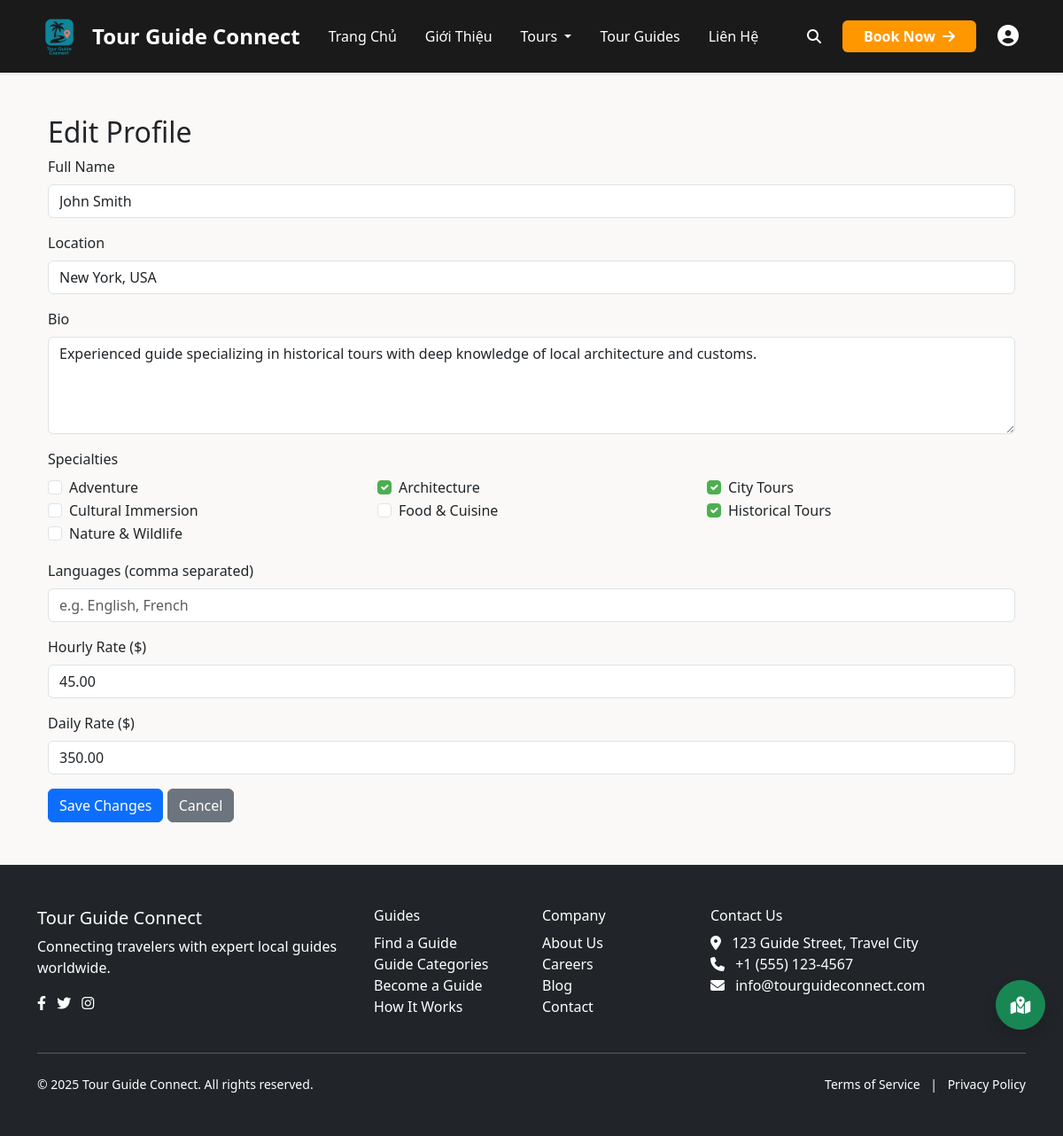
The app's page /guide/edit-profile (signed in) with its own data.
### tables this page shows
CREATE TABLE guide_profiles (
    id INT AUTO_INCREMENT PRIMARY KEY,
    user_id INT NOT NULL UNIQUE,
    bio TEXT NOT NULL,
    location VARCHAR(100) NOT NULL,
    experience_years INT NOT NULL DEFAULT 0,
    hourly_rate DECIMAL(10, 2) NOT NULL,
    daily_rate DECIMAL(10, 2) NOT NULL,
    available BOOLEAN NOT NULL DEFAULT TRUE,
    featured BOOLEAN NOT NULL DEFAULT FALSE,
    availability_calendar JSON NULL,
    avg_rating DECIMAL(3, 2) DEFAULT 0,
    total_reviews INT DEFAULT 0,
    verified BOOLEAN NOT NULL DEFAULT FALSE,
    certification_info TEXT NULL,
    payment_info TEXT NULL,
    profile_image VARCHAR(255) DEFAULT NULL,
    FOREIGN KEY (user_id) REFERENCES users(id) ON DELETE CASCADE
);

CREATE TABLE users (
    id INT AUTO_INCREMENT PRIMARY KEY,
    name VARCHAR(100) NOT NULL,
    email VARCHAR(100) NOT NULL UNIQUE,
    google_id VARCHAR(255) NULL,
    password VARCHAR(255) NOT NULL,
    user_type ENUM('user', 'guide', 'admin') NOT NULL DEFAULT 'user',
    profile_image VARCHAR(255) DEFAULT 'default.jpg',
    created_at TIMESTAMP DEFAULT CURRENT_TIMESTAMP,
    updated_at TIMESTAMP DEFAULT CURRENT_TIMESTAMP ON UPDATE CURRENT_TIMESTAMP,
    last_login TIMESTAMP NULL,
    status ENUM('active', 'inactive', 'pending', 'banned') NOT NULL DEFAULT 'pending',
    verification_token VARCHAR(100) NULL,
    reset_token VARCHAR(100) NULL,
    reset_token_expires TIMESTAMP NULL,
    phone VARCHAR(20) NULL,
    address TEXT NULL,
    hobbies TEXT NULL,
    UNIQUE INDEX google_id_idx (google_id)
);

CREATE TABLE specialties (
    id INT AUTO_INCREMENT PRIMARY KEY,
    name VARCHAR(50) NOT NULL UNIQUE,
    description TEXT NULL,
    icon VARCHAR(50) NULL,
    created_at TIMESTAMP DEFAULT CURRENT_TIMESTAMP
);

### app/controllers/GuideController.php (called while the page is built, shortened)
<?php
class GuideController
{
    private $guideModel;
    public function __construct()
    {
        $this->guideModel = new GuideModel();
    }
    private function getGuideProfile($userId)
    {
        if ($this->guideModel && method_exists($this->guideModel, 'getGuideProfileByUserId')) {
            return $this->guideModel->getGuideProfileByUserId($userId);
        }
         $db = new Database();
        $db->query('
            SELECT g.*, u.name, u.email, u.profile_image, u.created_at
            FROM guide_profiles g
            JOIN users u ON g.user_id = u.id
            WHERE u.id = :user_id
        ');
        $db->bind(':user_id', $userId);
        return $db->single();
    }
    private function getGuideSpecialties($guideId)
    {
        if ($this->guideModel && method_exists($this->guideModel, 'getGuideSpecialties')) {
            return $this->guideModel->getGuideSpecialties($guideId);
        }
        $db = new Database();
        $db->query('
            SELECT s.*
            FROM specialties s
            JOIN guide_specialties gs ON s.id = gs.specialty_id
            WHERE gs.guide_id = :guide_id
            ORDER BY s.name
        ');
        $db->bind(':guide_id', $guideId);
        return $db->resultSet();
    }
    private function getGuideLanguages($guideId)
    {
        if ($this->guideModel && method_exists($this->guideModel, 'getGuideLanguages')) {
            return $this->guideModel->getGuideLanguages($guideId);
        }
        $db = new Database();
        $db->query('
            SELECT l.*, gl.fluency_level
            FROM languages l
            JOIN guide_languages gl ON l.id = gl.language_id
            WHERE gl.guide_id = :guide_id
            ORDER BY gl.fluency_level DESC, l.name
        ');
        $db->bind(':guide_id', $guideId);
        return $db->resultSet();
    }
    public function editProfile()
    {
        $userId = $_SESSION['user_id'];
        $guide = $this->getGuideProfile($userId);
        $specialties = $this->getGuideSpecialties($guide->id);
        $languages = $this->getGuideLanguages($guide->id);
        $specialties_str = implode(', ', array_map(fn($s) => $s->name, $specialties));
        $languages_str = implode(', ', array_map(fn($l) => $l->name, $languages));
        $all_specialties = $this->guideModel->getAllSpecialties();
        $selected_specialties = array_map(fn($s) => $s->name, $specialties);
        $data = [
            'guide' => $guide,
            'specialties' => $specialties_str,
            'languages' => $languages_str,
            'all_specialties' => $all_specialties,
            'selected_specialties' => $selected_specialties
        ];
        $this->loadView('tourGuides/edit-profile', $data);
    }
    private function loadView($view, $data = [])
    {
        extract($data);
        require_once VIEW_PATH . '/shares/header.php';
        require_once VIEW_PATH . '/' . $view . '.php';
        require_once VIEW_PATH . '/shares/footer.php';
    }
}

### index.php (called while the page is built, shortened)
<?php
require_once APP_PATH . '/config/database.php';
require_once HELPER_PATH . '/functions.php';
spl_autoload_register(function($className) {
    if (substr($className, -5) === 'Model') {
        $file = MODEL_PATH . '/' . $className . '.php';
        if (file_exists($file)) {
            return;
        }
    }
});
$uri = $_SERVER['REQUEST_URI'];
$base = dirname($_SERVER['SCRIPT_NAME']);
if (strpos($uri, $base) === 0) {
    $uri = substr($uri, strlen($base));
}
$uri = rtrim($uri, '/');
require_once APP_PATH . '/route.php';
handle_custom_routes(trim($uri, '/'), $routes);

### app/config/database.php (called while the page is built, shortened)
<?php
class Database {
    private $host = DB_HOST;
    private $user = DB_USER;
    private $pass = DB_PASS;
    private $dbname = DB_NAME;
    private $dbh;
    private $stmt;
    public function __construct() {
        $dsn = 'mysql:host=' . $this->host . ';dbname=' . $this->dbname . ';charset=utf8mb4';
        $options = [
            PDO::ATTR_PERSISTENT => true,
            PDO::ATTR_ERRMODE => PDO::ERRMODE_EXCEPTION,
            PDO::ATTR_DEFAULT_FETCH_MODE => PDO::FETCH_OBJ,
            PDO::ATTR_EMULATE_PREPARES => false
        ];
        try {
            $this->dbh = new PDO($dsn, $this->user, $this->pass, $options);
        } catch(PDOException $e) {
            $this->error = $e->getMessage();
            error_log('Database Connection Error: ' . $this->error);
            echo '<div style="background-color: #f8d7da; color: #721c24; padding: 10px; margin: 10px 0; border: 1px solid #f5c6cb; border-radius: 5px;">';
            echo '<h3>Database Connection Error</h3>';
            echo '<p>Unable to connect to the database. Please try again later or contact the administrator.</p>';
            if (defined('ENVIRONMENT') && ENVIRONMENT === 'development') {
                echo '<p><strong>Error:</strong> ' . $this->error . '</p>';
            }
            echo '</div>';
            exit;
        }
    }
    public function query($sql) {
        $this->stmt = $this->dbh->prepare($sql);
    }
    public function bind($param, $value, $type = null) {
        if(is_null($type)) {
            switch(true) {
                case is_int($value):
                    $type = PDO::PARAM_INT;
                    break;
            }
        }
        $this->stmt->bindValue($param, $value, $type);
    }
    public function execute() {
        return $this->stmt->execute();
    }
    public function resultSet() {
        $this->execute();
        return $this->stmt->fetchAll();
    }
    public function single() {
        $this->execute();
        return $this->stmt->fetch();
    }
}

### app/models/GuideModel.php (called while the page is built, shortened)
<?php
class GuideModel
{
    private $db;
    public function __construct()
    {
        $this->db = new Database();
    }
    public function getGuideSpecialties($guideId)
    {
        $this->db->query("
            SELECT s.*
            FROM guide_specialties gs
            JOIN specialties s ON gs.specialty_id = s.id
            WHERE gs.guide_id = :guide_id
        ");
        $this->db->bind(':guide_id', $guideId);
        return $this->db->resultSet();
    }
    public function getGuideLanguages($guideId)
    {
        $this->db->query("
            SELECT l.*, gl.fluency_level
            FROM guide_languages gl
            JOIN languages l ON gl.language_id = l.id
            WHERE gl.guide_id = :guide_id
        ");
        $this->db->bind(':guide_id', $guideId);
        return $this->db->resultSet();
    }
    public function getAllSpecialties()
    {
        $this->db->query("SELECT * FROM specialties WHERE name NOT IN ('Historical', 'Off-Beaten Path', 'Off The Beaten Path', 'History') ORDER BY name");
        return $this->db->resultSet();
    }
    public function getGuideProfileByUserId($userId)
    {
        $this->db->query('
            SELECT g.*, u.name, u.email, u.profile_image, u.created_at
            FROM guide_profiles g
            JOIN users u ON g.user_id = u.id
            WHERE u.id = :user_id
        ');
        $this->db->bind(':user_id', $userId);
        return $this->db->single();
    }
}

### app/helpers/functions.php (called while the page is built, shortened)
<?php
function url($path = '') {
    return URL_ROOT . '/' . $path;
}

### app/views/tourGuides/edit-profile.php (the view)
<div class="container py-4">
    <h2>Edit Profile</h2>
    <form method="post" action="">
        <div class="mb-3">
            <label for="name" class="form-label">Full Name</label>
            <input type="text" name="name" id="name" class="form-control" value="<?php echo htmlspecialchars($guide->name ?? ''); ?>" required>
        </div>
        <div class="mb-3">
            <label for="location" class="form-label">Location</label>
            <input type="text" name="location" id="location" class="form-control" value="<?php echo htmlspecialchars($guide->location ?? ''); ?>" required>
        </div>
        <div class="mb-3">
            <label for="bio" class="form-label">Bio</label>
            <textarea name="bio" id="bio" class="form-control" rows="4" required><?php echo htmlspecialchars($guide->bio ?? ''); ?></textarea>
        </div>
        <div class="mb-3">
            <label class="form-label">Specialties</label>
            <div class="row">
                <?php foreach ($all_specialties as $specialty): ?>
                    <div class="col-md-4">
                        <div class="form-check">
                            <input class="form-check-input" type="checkbox" name="specialties[]" value="<?php echo htmlspecialchars($specialty->name); ?>" id="specialty_<?php echo $specialty->id; ?>" <?php echo in_array($specialty->name, $selected_specialties) ? 'checked' : ''; ?>>
                            <label class="form-check-label" for="specialty_<?php echo $specialty->id; ?>">
                                <?php echo htmlspecialchars($specialty->name); ?>
                            </label>
                        </div>
                    </div>
                <?php endforeach; ?>
            </div>
        </div>
        <div class="mb-3">
            <label for="languages" class="form-label">Languages (comma separated)</label>
            <input type="text" name="languages" id="languages" class="form-control" value="<?php echo htmlspecialchars($guide->languages ?? ''); ?>" placeholder="e.g. English, French">
        </div>
        <div class="mb-3">
            <label for="hourly_rate" class="form-label">Hourly Rate ($)</label>
            <input type="number" step="0.01" name="hourly_rate" id="hourly_rate" class="form-control" value="<?php echo htmlspecialchars($guide->hourly_rate ?? ''); ?>" required>
        </div>
        <div class="mb-3">
            <label for="daily_rate" class="form-label">Daily Rate ($)</label>
            <input type="number" step="0.01" name="daily_rate" id="daily_rate" class="form-control" value="<?php echo htmlspecialchars($guide->daily_rate ?? ''); ?>" required>
        </div>
        <button type="submit" class="btn btn-primary">Save Changes</button>
        <a href="<?php echo url('guide/dashboard'); ?>" class="btn btn-secondary">Cancel</a>
    </form>
</div>

### app/route.php (shortened to what this page needs)
<?php
function handle_custom_routes($uri, $routes) {
    foreach ($routes as $route) {
        if (preg_match($route['pattern'], $uri, $matches)) {
            $controller = new $route['controller']();
            $params = [];
            call_user_func_array([$controller, $route['method']], $params);
            exit;
        }
    }
}

### public/css/style.css (style rules this page uses)
:root { --primary-green: #4CAF50; --orange: #FF9800; --dark-bg: #1a1a1a; --darker-bg: #2a2a2a; --light-gray: #f5f5f5; --warm-beige: #faf9f7; --warm-cream: #fffef9; }
body { background-color: var(--warm-beige) !important; min-height: 100vh; }
* { transition: color 0.3s ease, background-color 0.3s ease; }
.form-check-input:checked { background-color: #4CAF50; border-color: #4CAF50; }

### records on screen
guide_profiles: name "John Smith", location "New York, USA", bio "Experienced guide specializing in historical tours with deep knowledge of local architecture and customs.", hourly_rate "45.00", daily_rate "350.00"
specialties: name "Adventure"
specialties: name "☑", name "Architecture"
specialties: name "☑", name "City Tours"
specialties: name "Cultural Immersion"
specialties: name "Food & Cuisine"
specialties: name "☑", name "Historical Tours"
specialties: name "Nature & Wildlife"
